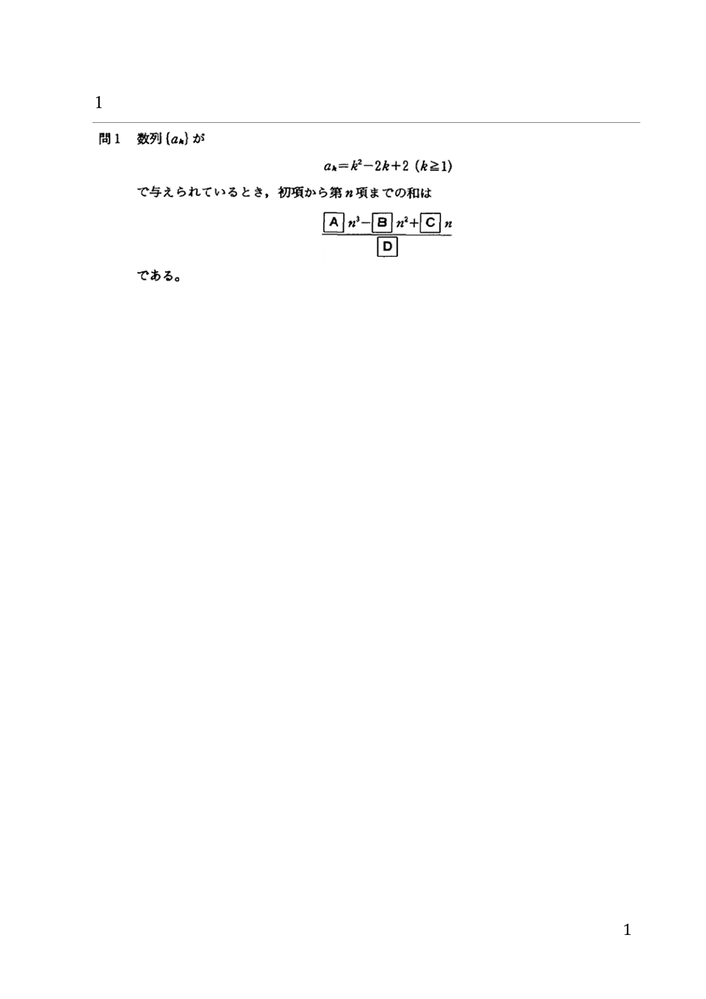
#> input picture tmp/pdf_page_1.png, 706 x 999 px, shrunk from 1191 x 1684 before the run
$ python crop_white_margins.py ../tmp out
#> lines starting #> are read from the running program, lines starting #| are printed output that depends on the picture
from pathlib import Path
import sys

from PIL import Image, ImageChops


def crop_image(source: Path, target: Path) -> bool:
    image = Image.open(source).convert("RGB")
#> image is the input picture: PIL image 706x999 RGB; min 0, max 255, mean 253.9
    background = Image.new("RGB", image.size, (255, 255, 255))
#> background: PIL image 706x999 RGB; every value is 255
    diff = ImageChops.difference(image, background)
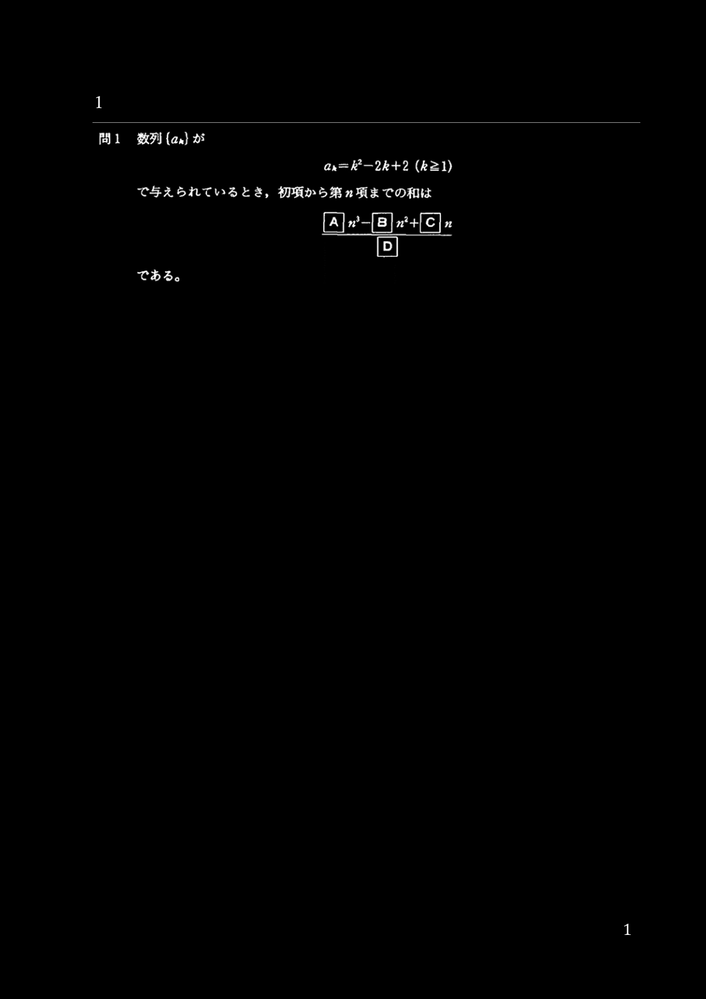
#> diff: PIL image 706x999 RGB; min 0, max 255, mean 1.1
    bbox = diff.getbbox()
#> bbox = (90, 94, 643, 936)
    if not bbox:
        image.save(target)
        return False
    cropped = image.crop(bbox)
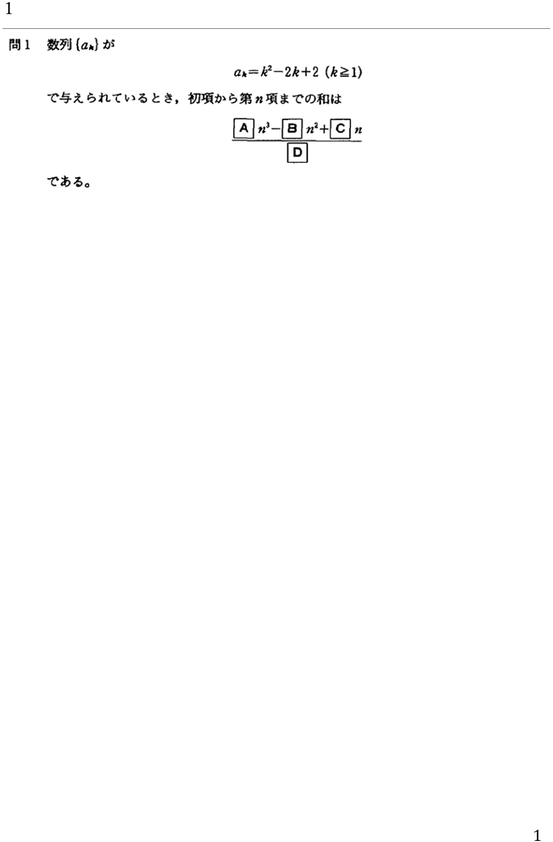
#> cropped: PIL image 553x842 RGB; min 0, max 255, mean 253.4
    cropped.save(target)
    return True


def main() -> int:
    if len(sys.argv) < 2:
        print("Usage: python crop_white_margins.py <input_dir> [output_dir]")
        return 1

    input_dir = Path(sys.argv[1])
    output_dir = Path(sys.argv[2]) if len(sys.argv) > 2 else input_dir.parent / f"{input_dir.name}-cropped"
    output_dir.mkdir(parents=True, exist_ok=True)

    files = sorted(input_dir.glob("*.png"))
    for file in files:
        target = output_dir / file.name
        crop_image(file, target)
        print(target)

    print(f"Cropped {len(files)} images into {output_dir}")
    return 0


if __name__ == "__main__":
    raise SystemExit(main())
#> (the program exits here)
